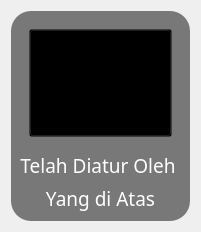
                  <widget class="QWidget" name="Settings_page">
                   <layout class="QGridLayout" name="gridLayout_19">
                    <item row="0" column="0">
                     <widget class="QFrame" name="Settings_frame">
                      <property name="styleSheet">
                       <string notr="true">QFrame#Settings_frame{
background-color:rgba(0,0,0,0.5);
border-radius: 20px;
}</string>
                      </property>
                      <property name="frameShape">
                       <enum>QFrame::StyledPanel</enum>
                      </property>
                      <property name="frameShadow">
                       <enum>QFrame::Raised</enum>
                      </property>
                      <layout class="QGridLayout" name="gridLayout_20">
                       <item row="0" column="0">
                        <widget class="QWidget" name="widget_5" native="true">
                         <property name="styleSheet">
                          <string notr="true">background-color:rgba(0,0,0,0);</string>
                         </property>
                         <layout class="QGridLayout" name="gridLayout_21">
                          <item row="0" column="0">
                           <widget class="QPushButton" name="pushButton_16">
                            <property name="styleSheet">
                             <string notr="true">background-color:rgba(0,0,0,0);
height:100px;</string>
                            </property>
                            <property name="text">
                             <string/>
                            </property>
                            <property name="icon">
                             <iconset resource="Coding/Resources.qrc">
                              <normaloff>:/newPrefix/settings_white.png</normaloff>:/newPrefix/settings_white.png</iconset>
                            </property>
                            <property name="iconSize">
                             <size>
                              <width>80</width>
                              <height>80</height>
                             </size>
                            </property>
                           </widget>
                          </item>
                         </layout>
                        </widget>
                       </item>
                       <item row="1" column="0">
                        <widget class="QLabel" name="label_5">
                         <property name="maximumSize">
                          <size>
                           <width>16777215</width>
                           <height>80</height>
                          </size>
                         </property>
                         <property name="font">
                          <font>
                           <family>OCR A Extended</family>
                           <pointsize>14</pointsize>
                          </font>
                         </property>
                         <property name="styleSheet">
                          <string notr="true">background-color:rgba(0,0,0,0);
color:rgb(255,255,255);</string>
                         </property>
                         <property name="text">
                          <string>Telah Diatur Oleh </string>
                         </property>
                         <property name="alignment">
                          <set>Qt::AlignCenter</set>
                         </property>
                        </widget>
                       </item>
                       <item row="2" column="0">
                        <widget class="QLabel" name="label_6">
                         <property name="maximumSize">
                          <size>
                           <width>16777215</width>
                           <height>80</height>
                          </size>
                         </property>
                         <property name="font">
                          <font>
                           <family>OCR A Extended</family>
                           <pointsize>14</pointsize>
                          </font>
                         </property>
                         <property name="styleSheet">
                          <string notr="true">background-color:rgba(0,0,0,0);
color:rgb(255,255,255);</string>
                         </property>
                         <property name="text">
                          <string>Yang di Atas</string>
                         </property>
                         <property name="alignment">
                          <set>Qt::AlignCenter</set>
                         </property>
                        </widget>
                       </item>
                      </layout>
                     </widget>
                    </item>
                   </layout>
                  </widget>
